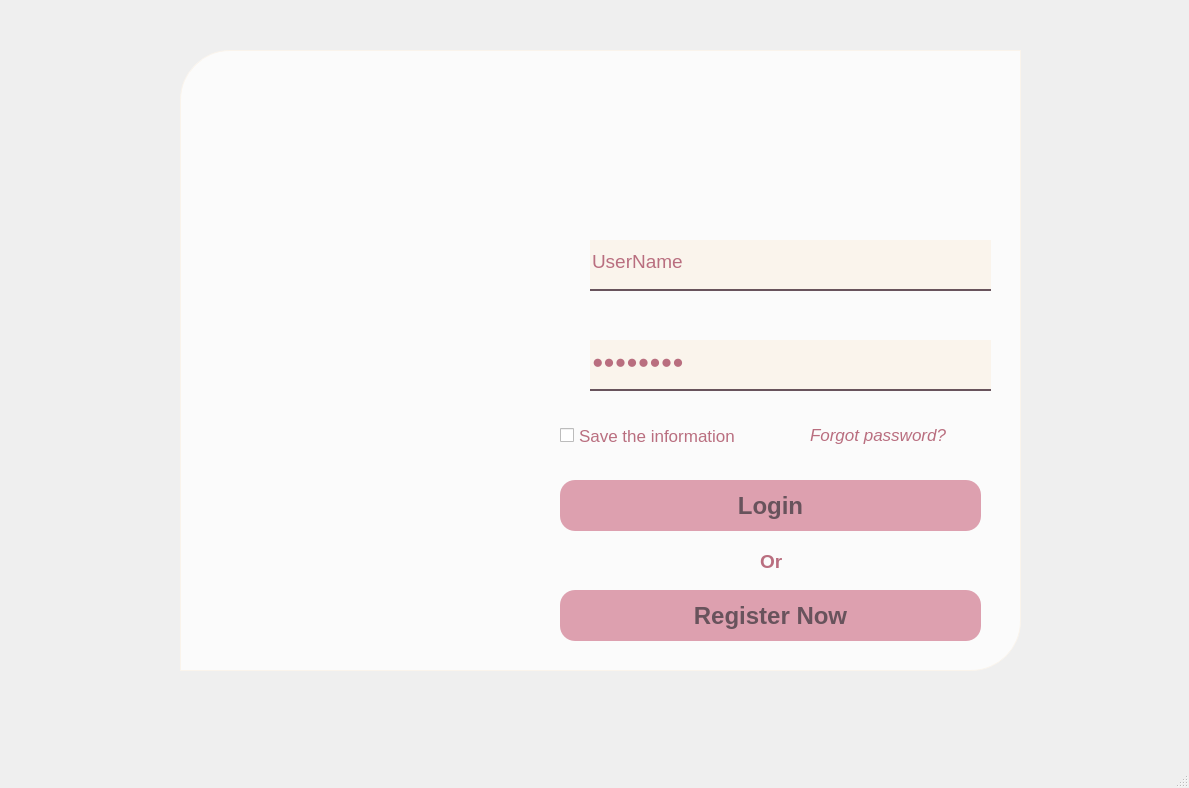
<?xml version="1.0" encoding="UTF-8"?>
<ui version="4.0">
 <class>Login</class>
 <widget class="QMainWindow" name="Login">
  <property name="geometry">
   <rect>
    <x>0</x>
    <y>0</y>
    <width>1189</width>
    <height>788</height>
   </rect>
  </property>
  <property name="maximumSize">
   <size>
    <width>1189</width>
    <height>16777215</height>
   </size>
  </property>
  <property name="windowTitle">
   <string>MainWindow</string>
  </property>
  <widget class="QWidget" name="centralwidget">
   <widget class="QLabel" name="label">
    <property name="geometry">
     <rect>
      <x>0</x>
      <y>-10</y>
      <width>1191</width>
      <height>751</height>
     </rect>
    </property>
    <property name="autoFillBackground">
     <bool>false</bool>
    </property>
    <property name="styleSheet">
     <string notr="true"/>
    </property>
    <property name="text">
     <string/>
    </property>
    <property name="pixmap">
     <pixmap>../images/Background.jpg</pixmap>
    </property>
    <property name="scaledContents">
     <bool>true</bool>
    </property>
   </widget>
   <widget class="QLabel" name="label_2">
    <property name="geometry">
     <rect>
      <x>180</x>
      <y>50</y>
      <width>351</width>
      <height>621</height>
     </rect>
    </property>
    <property name="autoFillBackground">
     <bool>false</bool>
    </property>
    <property name="styleSheet">
     <string notr="true"> border-top-left-radius: 50px;     
    border-top-right-radius: 0px;    
    border-bottom-left-radius: 0px;    
    border-bottom-right-radius: 0px;  

  </string>
    </property>
    <property name="text">
     <string/>
    </property>
    <property name="textFormat">
     <enum>Qt::PlainText</enum>
    </property>
    <property name="pixmap">
     <pixmap>../images/bgLogo.png</pixmap>
    </property>
    <property name="scaledContents">
     <bool>true</bool>
    </property>
    <property name="alignment">
     <set>Qt::AlignLeading|Qt::AlignLeft|Qt::AlignVCenter</set>
    </property>
    <property name="wordWrap">
     <bool>false</bool>
    </property>
   </widget>
   <widget class="QLabel" name="label_4">
    <property name="geometry">
     <rect>
      <x>180</x>
      <y>50</y>
      <width>841</width>
      <height>621</height>
     </rect>
    </property>
    <property name="styleSheet">
     <string notr="true">background-color: rgba(255, 255, 255, 192);
 
    padding: 10px;
 border: 1px solid #faf4ec; 
border-top-left-radius: 50px;
border-top-right-radius: 0px;      /* góc trên phải */
    border-bottom-left-radius: 0px;    /* góc dưới trái */
    border-bottom-right-radius: 50px;  /* góc dưới phải */</string>
    </property>
    <property name="text">
     <string/>
    </property>
   </widget>
   <widget class="QLabel" name="label_3">
    <property name="geometry">
     <rect>
      <x>590</x>
      <y>90</y>
      <width>361</width>
      <height>111</height>
     </rect>
    </property>
    <property name="font">
     <font>
      <family>Myanmar Text</family>
      <pointsize>30</pointsize>
      <weight>75</weight>
      <bold>true</bold>
      <kerning>false</kerning>
     </font>
    </property>
    <property name="styleSheet">
     <string notr="true">color: rgb(185, 110, 127);</string>
    </property>
    <property name="text">
     <string/>
    </property>
    <property name="pixmap">
     <pixmap>../images/Login.png</pixmap>
    </property>
    <property name="scaledContents">
     <bool>true</bool>
    </property>
   </widget>
   <widget class="QLineEdit" name="lineEditUserName">
    <property name="geometry">
     <rect>
      <x>590</x>
      <y>240</y>
      <width>401</width>
      <height>51</height>
     </rect>
    </property>
    <property name="font">
     <font>
      <pointsize>14</pointsize>
     </font>
    </property>
    <property name="styleSheet">
     <string notr="true">background-color: rgb(250, 244, 236);
    border: none;                                   /* Xóa viền mặc định */
    border-bottom:  2px solid rgba(104, 83, 92);
                         /* Màu chữ đen */
color: rgb(185, 110, 127);
    padding-bottom: 7px;                            /* Tạo khoảng cách giữa chữ và gạch */
</string>
    </property>
    <property name="text">
     <string>UserName</string>
    </property>
   </widget>
   <widget class="QCheckBox" name="checkBoxSave">
    <property name="geometry">
     <rect>
      <x>560</x>
      <y>420</y>
      <width>241</width>
      <height>31</height>
     </rect>
    </property>
    <property name="font">
     <font>
      <pointsize>13</pointsize>
     </font>
    </property>
    <property name="styleSheet">
     <string notr="true">color: rgb(185, 110, 127);</string>
    </property>
    <property name="text">
     <string>Save the information</string>
    </property>
   </widget>
   <widget class="QPushButton" name="pushButtonLogin">
    <property name="geometry">
     <rect>
      <x>560</x>
      <y>480</y>
      <width>421</width>
      <height>51</height>
     </rect>
    </property>
    <property name="baseSize">
     <size>
      <width>0</width>
      <height>0</height>
     </size>
    </property>
    <property name="font">
     <font>
      <family>MS Shell Dlg 2</family>
      <pointsize>18</pointsize>
      <weight>75</weight>
      <italic>false</italic>
      <bold>true</bold>
     </font>
    </property>
    <property name="styleSheet">
     <string notr="true">color: rgb(104, 83, 92);
background-color: rgb(221, 160, 175);
border-radius: 15px;
font: 18pt &quot;MS Shell Dlg 2&quot;;
font-weight: bold;</string>
    </property>
    <property name="text">
     <string>Login</string>
    </property>
    <property name="iconSize">
     <size>
      <width>40</width>
      <height>40</height>
     </size>
    </property>
   </widget>
   <widget class="QLabel" name="labelForgot">
    <property name="geometry">
     <rect>
      <x>810</x>
      <y>420</y>
      <width>181</width>
      <height>31</height>
     </rect>
    </property>
    <property name="font">
     <font>
      <pointsize>13</pointsize>
      <italic>true</italic>
     </font>
    </property>
    <property name="focusPolicy">
     <enum>Qt::StrongFocus</enum>
    </property>
    <property name="layoutDirection">
     <enum>Qt::RightToLeft</enum>
    </property>
    <property name="styleSheet">
     <string notr="true">color: rgb(185, 110, 127);</string>
    </property>
    <property name="text">
     <string>Forgot password?</string>
    </property>
    <property name="textFormat">
     <enum>Qt::PlainText</enum>
    </property>
   </widget>
   <widget class="QLineEdit" name="lineEditPassword">
    <property name="geometry">
     <rect>
      <x>590</x>
      <y>340</y>
      <width>401</width>
      <height>51</height>
     </rect>
    </property>
    <property name="font">
     <font>
      <pointsize>14</pointsize>
     </font>
    </property>
    <property name="styleSheet">
     <string notr="true">background-color: rgb(250, 244, 236);
    border: none;                                   /* Xóa viền mặc định */
    border-bottom:  2px solid rgba(104, 83, 92);
                         /* Màu chữ đen */
color: rgb(185, 110, 127);
    padding-bottom: 7px;                            /* Tạo khoảng cách giữa chữ và gạch */
</string>
    </property>
    <property name="text">
     <string>Password</string>
    </property>
    <property name="echoMode">
     <enum>QLineEdit::Password</enum>
    </property>
   </widget>
   <widget class="QPushButton" name="pushButtonRegisterNow">
    <property name="geometry">
     <rect>
      <x>560</x>
      <y>590</y>
      <width>421</width>
      <height>51</height>
     </rect>
    </property>
    <property name="baseSize">
     <size>
      <width>0</width>
      <height>0</height>
     </size>
    </property>
    <property name="font">
     <font>
      <family>MS Shell Dlg 2</family>
      <pointsize>18</pointsize>
      <weight>75</weight>
      <italic>false</italic>
      <bold>true</bold>
     </font>
    </property>
    <property name="styleSheet">
     <string notr="true">color: rgb(104, 83, 92);
background-color: rgb(221, 160, 175);
border-radius: 15px;
font: 18pt &quot;MS Shell Dlg 2&quot;;
font-weight: bold;
</string>
    </property>
    <property name="text">
     <string>Register Now</string>
    </property>
    <property name="iconSize">
     <size>
      <width>40</width>
      <height>40</height>
     </size>
    </property>
   </widget>
   <widget class="QLabel" name="labelForgotCus_2">
    <property name="geometry">
     <rect>
      <x>760</x>
      <y>550</y>
      <width>41</width>
      <height>21</height>
     </rect>
    </property>
    <property name="font">
     <font>
      <family>MS Shell Dlg 2</family>
      <pointsize>14</pointsize>
      <weight>75</weight>
      <italic>false</italic>
      <bold>true</bold>
     </font>
    </property>
    <property name="focusPolicy">
     <enum>Qt::StrongFocus</enum>
    </property>
    <property name="layoutDirection">
     <enum>Qt::RightToLeft</enum>
    </property>
    <property name="styleSheet">
     <string notr="true">color: rgb(185, 110, 127);
font: 75 14pt &quot;MS Shell Dlg 2&quot;;
   font-weight: bold;</string>
    </property>
    <property name="text">
     <string>Or</string>
    </property>
    <property name="textFormat">
     <enum>Qt::PlainText</enum>
    </property>
   </widget>
   <widget class="QLabel" name="label_5">
    <property name="geometry">
     <rect>
      <x>540</x>
      <y>250</y>
      <width>41</width>
      <height>41</height>
     </rect>
    </property>
    <property name="text">
     <string/>
    </property>
    <property name="pixmap">
     <pixmap>../images/ic_username.png</pixmap>
    </property>
    <property name="scaledContents">
     <bool>true</bool>
    </property>
   </widget>
   <widget class="QLabel" name="label_6">
    <property name="geometry">
     <rect>
      <x>540</x>
      <y>350</y>
      <width>41</width>
      <height>41</height>
     </rect>
    </property>
    <property name="text">
     <string/>
    </property>
    <property name="pixmap">
     <pixmap>../images/ic_password.png</pixmap>
    </property>
    <property name="scaledContents">
     <bool>true</bool>
    </property>
   </widget>
   <zorder>label</zorder>
   <zorder>label_4</zorder>
   <zorder>label_2</zorder>
   <zorder>label_3</zorder>
   <zorder>lineEditUserName</zorder>
   <zorder>checkBoxSave</zorder>
   <zorder>pushButtonLogin</zorder>
   <zorder>labelForgot</zorder>
   <zorder>lineEditPassword</zorder>
   <zorder>pushButtonRegisterNow</zorder>
   <zorder>labelForgotCus_2</zorder>
   <zorder>label_5</zorder>
   <zorder>label_6</zorder>
  </widget>
  <widget class="QMenuBar" name="menubar">
   <property name="geometry">
    <rect>
     <x>0</x>
     <y>0</y>
     <width>1189</width>
     <height>26</height>
    </rect>
   </property>
  </widget>
  <widget class="QStatusBar" name="statusbar"/>
 </widget>
 <resources/>
 <connections/>
</ui>
